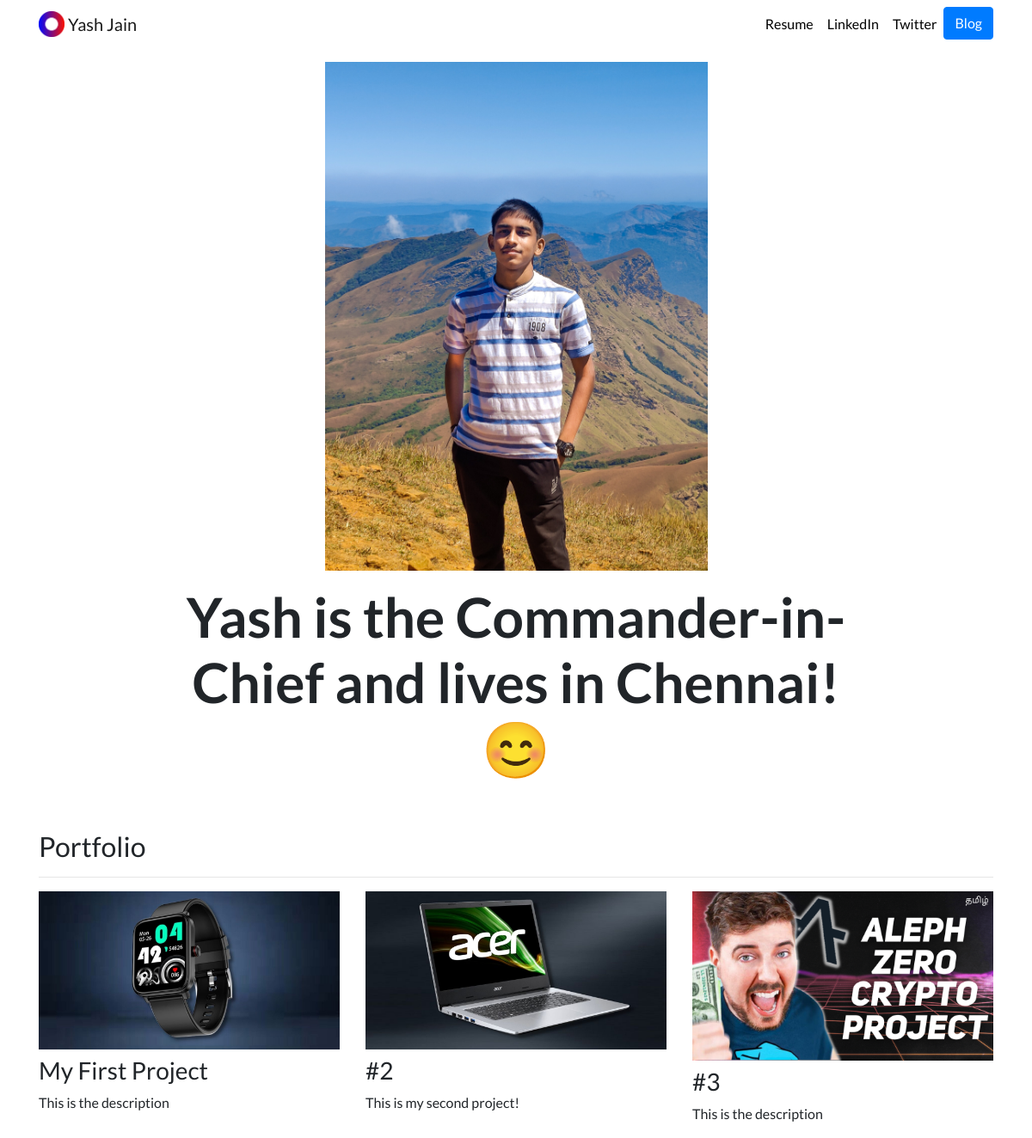
Before: / with the older database file.
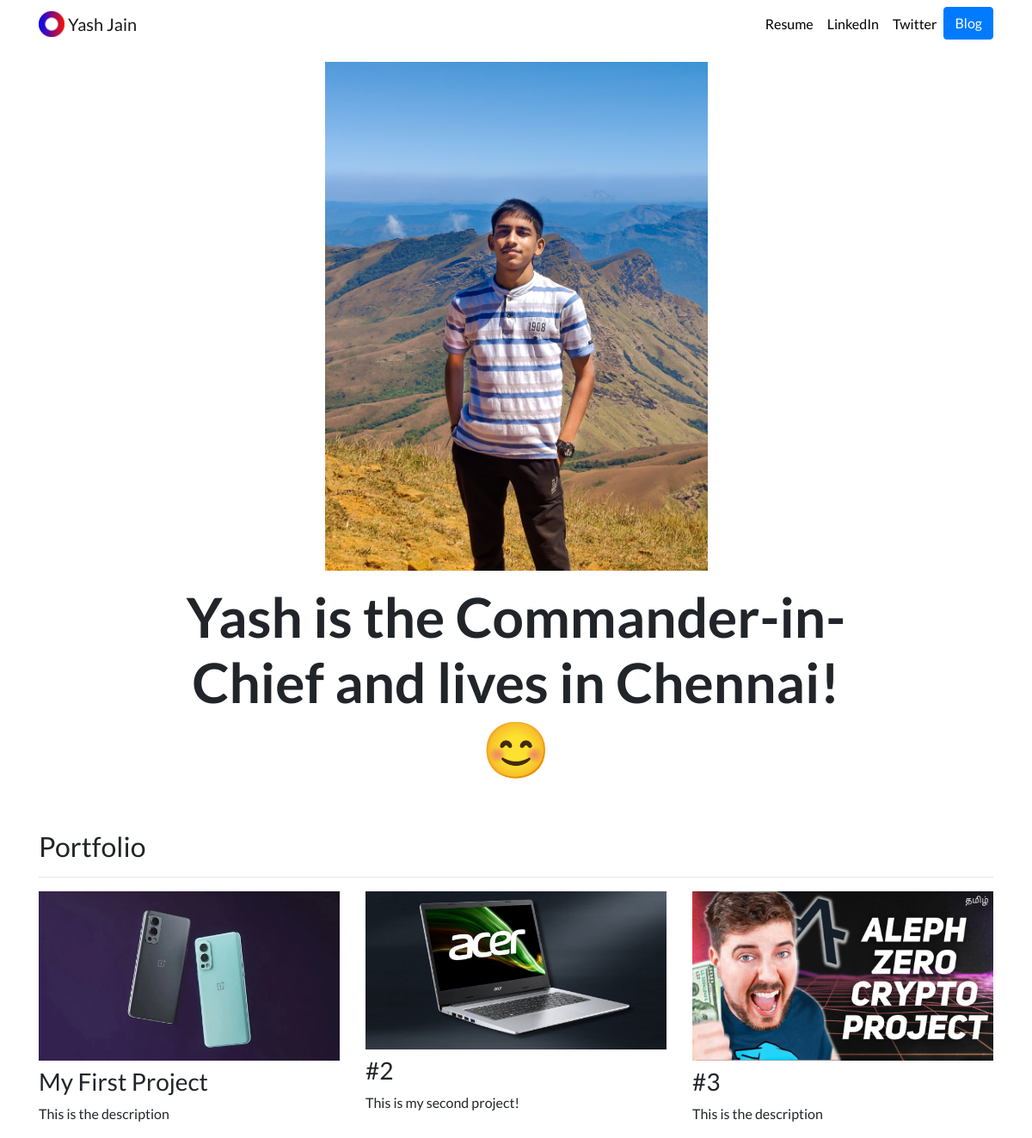
After: the same page with the newer database file.
### portfolio/models.py (models this page shows, shortened)
class Project(models.Model):
    title = models.CharField(max_length=100)
    description = models.CharField(max_length=250)
    image = models.ImageField(upload_to='portfolio/images/')
    url = models.URLField(blank=True)

### portfolio/views.py (the view)
# urls.py: 2. Add a URL to urlpatterns:  path('', views.home, name='home')
def home(request):
    projects = Project.objects.all()
    return render(request, 'portfolio/home.html', {'projects':projects})

### portfolio/templates/portfolio/home.html
{% extends "portfolio/base.html" %}
{% load static %}
{% block content %}
<div class="row justify-content-center my-3">
  <div class="col-5">
    <img src="{% static 'portfolio/yash.jpg' %}" class="img-fluid">
  </div>
</div>
<div class="row justify-content-center mb-3">
  <div class="col-md-9 text-center">
    <h1 id="hometext" class="font-weight-bold">Yash is the Commander-in-Chief and lives in Chennai! 😊</h1>
  </div>
</div>
<h2 class="mt-5">Portfolio</h2>
<hr>
<div class="row">
  {% for project in projects %}
  <div class="col-lg-4 col-md-6">
    {% if project.url %}
    <a href="{{ project.url }}">
      <img src="{{ project.image.url }}" class="img-fluid mb-2">
    </a>
    {% else %}
    <img src="{{ project.image.url }}" class="img-fluid mb-2">
    {% endif %}
    <h3>{{ project.title }}</h3>
    <p>{{ project.description }}</p>
  </div>
  {% endfor %}
</div>
{% endblock %}

### portfolio/templates/portfolio/base.html (shortened to what this page needs)
{% load static %}
<!doctype html>
<html lang="en">
<head>
  <link rel="stylesheet" href="https://stackpath.bootstrapcdn.com/bootstrap/4.4.1/css/bootstrap.min.css">
  <link rel="stylesheet" href="{% static "portfolio/custom.css" %}">
</head>
<body>
  <nav id="topNav" class="navbar navbar-expand-md navbar-light">
    <div class="container">
      <a class="navbar-brand" href="{% url 'home' %}">
        <img src="{% static "portfolio/Logo.png" %}" width="30" height="30" class="d-inline-block align-top" alt="Yash's Logo">
        <span>Yash Jain</span>
      </a>
      <div class="collapse navbar-collapse text-center" id="navbarNav">
        <ul class="navbar-nav ml-auto">
          <li class="nav-item">
            <a class="nav-link" href="{% static "portfolio/resume.pdf" %}">Resume</a>
          </li>
          <li class="nav-item">
            <a class="nav-link" href="https://www.linkedin.com/in/yash-jain-096101227/" target="_blank">LinkedIn</a>
          </li>
          <li class="nav-item">
            <a class="nav-link" href="https://twitter.com/YashPhulphagar" target="_blank">Twitter</a>
          </li>
          <li>
            <a role="button" href="{% url 'blog:all_blogs' %}" class="btn btn-primary">Blog</a>
          </li>
        </ul>
      </div>
    </div>
  </nav>
  <div class="container">
    {% block content %}{% endblock %}
  </div>
</body>
</html>

### portfolio/static/portfolio/custom.css (style rules this page uses)
.navbar-nav .nav-link { color: rgba(0,0,0,1) !important; }
body { font-family: 'Lato', sans-serif; }
@media (min-width: 992px) { #hometext { font-size: 4rem; } }

Changed rows visible on the page:
changed Project "My First Project": image: picture added; url "https://rmleaks.com" → empty (drawn); image: picture removed
